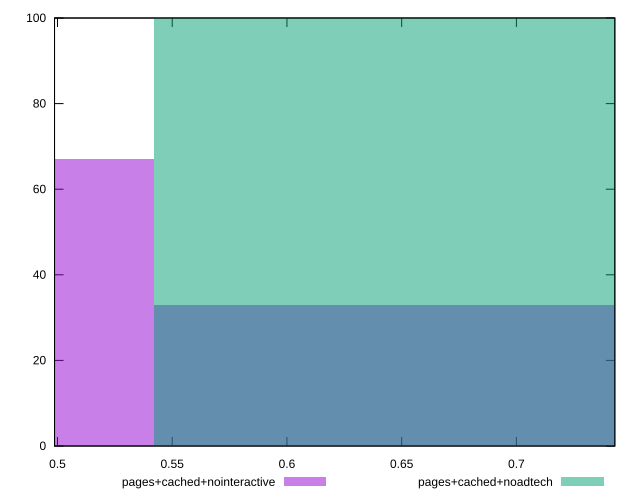

Recreate this plot in gnuplot.
reset

$pagesCachedNointeractive <<EOF
0.43381812677255815 67
0.6507271901588372 33
EOF

$pagesCachedNoadtech <<EOF
0.6507271901588372 100
EOF

set key outside below
set boxwidth 0.21690906338627908
set xrange [0.4987142483890919:0.7428927541618515]
set yrange [0:100]
set trange [0:100]
set style fill transparent solid 0.5 noborder
set terminal svg size 640, 500 enhanced background rgb 'white'
set output "report_00007_2020-12-11T15:55:29.892Z/meta/score/comparison/histogram/3_vs_4.svg"

plot $pagesCachedNointeractive title "pages+cached+nointeractive" with boxes, \
     $pagesCachedNoadtech title "pages+cached+noadtech" with boxes

reset
